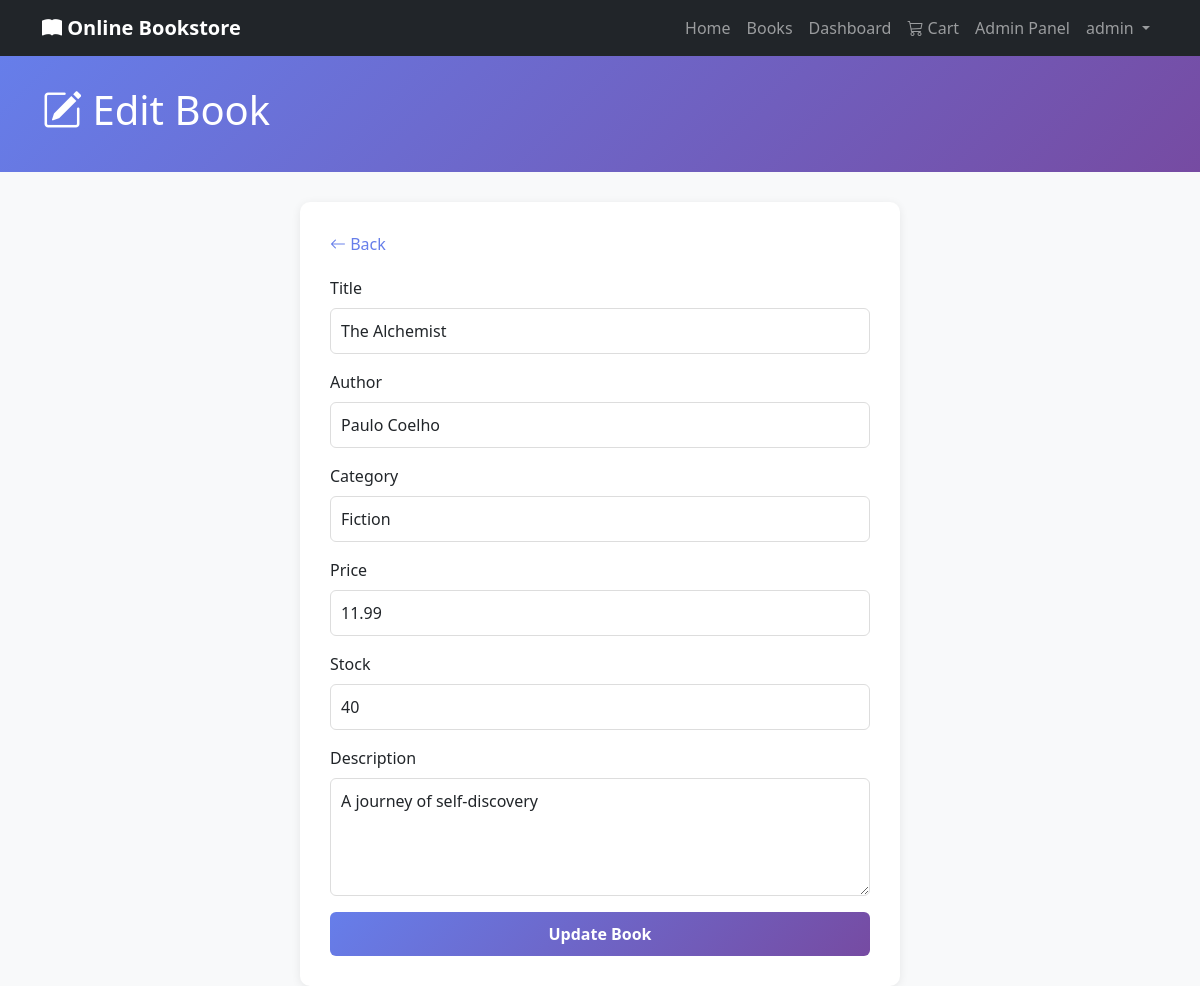
/admin/add-book.php?id=1 (signed in), run on the app's committed database.
### tables this page shows
CREATE TABLE users (
    id INT AUTO_INCREMENT PRIMARY KEY,
    username VARCHAR(50) UNIQUE NOT NULL,
    email VARCHAR(100) UNIQUE NOT NULL,
    password VARCHAR(255) NOT NULL,
    role ENUM('user', 'admin') DEFAULT 'user',
    created_at TIMESTAMP DEFAULT CURRENT_TIMESTAMP,
    updated_at TIMESTAMP DEFAULT CURRENT_TIMESTAMP ON UPDATE CURRENT_TIMESTAMP
);

CREATE TABLE books (
    id INT AUTO_INCREMENT PRIMARY KEY,
    title VARCHAR(255) NOT NULL,
    author VARCHAR(100) NOT NULL,
    category VARCHAR(50) NOT NULL,
    price DECIMAL(10, 2) NOT NULL,
    description TEXT,
    stock INT DEFAULT 0,
    cover_image VARCHAR(255),
    created_at TIMESTAMP DEFAULT CURRENT_TIMESTAMP,
    updated_at TIMESTAMP DEFAULT CURRENT_TIMESTAMP ON UPDATE CURRENT_TIMESTAMP,
    INDEX idx_category (category),
    INDEX idx_price (price)
);

### includes/functions.php (called while the page is built, shortened)
<?php
require_once 'db.php';
function isLoggedIn() {
    return isset($_SESSION['user_id']);
}
function isAdmin() {
    return isset($_SESSION['role']) && $_SESSION['role'] === 'admin';
}
function getUserById($id) {
    return fetchOne("SELECT id, username, email, role FROM users WHERE id = ?", [$id], "i");
}
function getCurrentUser() {
    return getUserById($_SESSION['user_id']);
}
function getBookById($id) {
    return fetchOne("SELECT * FROM books WHERE id = ?", [$id], "i");
}
function getCategoriesList() {
    return ['Fiction', 'Non-Fiction', 'Self-Help', 'Science', 'History', 'Biography'];
}
?>

### includes/db.php (called while the page is built, shortened)
<?php
$conn = new mysqli(DB_HOST, DB_USER, DB_PASS, DB_NAME);
$conn->set_charset("utf8");
function executeQuery($query, $params = [], $types = '') {
    global $conn;
    try {
        $stmt = $conn->prepare($query);
    } catch (Throwable $e) {
        return ['success' => false, 'error' => $e->getMessage()];
    }
    if (!empty($params) && !empty($types)) {
        $stmt->bind_param($types, ...$params);
    }
    if ($stmt->execute()) {
        return ['success' => true, 'stmt' => $stmt];
    } else {
        return ['success' => false, 'error' => $stmt->error];
    }
}
function fetchData($query, $params = [], $types = '') {
    $result = executeQuery($query, $params, $types);
    $stmt = $result['stmt'];
    $resultSet = $stmt->get_result();
    $data = [];
    while ($row = $resultSet->fetch_assoc()) {
        $data[] = $row;
    }
    return $data;
}
function fetchOne($query, $params = [], $types = '') {
    $result = fetchData($query, $params, $types);
    return !empty($result) ? $result[0] : null;
}
?>

### admin/add-book.php (the view, shortened to what this page needs)
<?php
require_once '../includes/db.php';
require_once '../includes/functions.php';
$book = null;
$book_id = isset($_GET['id']) ? (int)$_GET['id'] : 0;
if ($book_id) {
    $book = getBookById($book_id);
}
$categories = getCategoriesList();
?>
<!DOCTYPE html>
<html lang="en">
<head>
    <link href="https://cdn.jsdelivr.net/npm/bootstrap@5.3.0/dist/css/bootstrap.min.css" rel="stylesheet">
    <link rel="stylesheet" href="https://cdn.jsdelivr.net/npm/bootstrap-icons@1.11.0/font/bootstrap-icons.css">
</head>
<body>
    <?php include '../includes/navbar.php'; ?>
    <div class="admin-header">
        <div class="container">
            <h1><i class="bi bi-pencil-square"></i> <?php echo $book_id ? 'Edit Book' : 'Add New Book'; ?></h1>
        </div>
    </div>
    <div class="container">
        <div class="form-card">
            <a href="manage-books.php" class="btn-back"><i class="bi bi-arrow-left"></i> Back</a>
            <form method="POST">
                <div class="mb-3">
                    <label class="form-label">Title</label>
                    <input type="text" class="form-control" name="title" value="<?php echo htmlspecialchars($book['title'] ?? ''); ?>" required>
                </div>
                <div class="mb-3">
                    <label class="form-label">Author</label>
                    <input type="text" class="form-control" name="author" value="<?php echo htmlspecialchars($book['author'] ?? ''); ?>" required>
                </div>
                <div class="mb-3">
                    <label class="form-label">Category</label>
                    <select class="form-control" name="category" required>
                        <?php foreach ($categories as $cat): ?>
                            <option value="<?php echo $cat; ?>" <?php echo isset($book) && $book['category'] === $cat ? 'selected' : ''; ?>>
                                <?php echo $cat; ?>
                            </option>
                        <?php endforeach; ?>
                    </select>
                </div>
                <div class="mb-3">
                    <label class="form-label">Price</label>
                    <input type="number" class="form-control" name="price" step="0.01" value="<?php echo htmlspecialchars($book['price'] ?? ''); ?>" required>
                </div>
                <div class="mb-3">
                    <label class="form-label">Stock</label>
                    <input type="number" class="form-control" name="stock" value="<?php echo htmlspecialchars($book['stock'] ?? 0); ?>" required>
                </div>
                <div class="mb-3">
                    <label class="form-label">Description</label>
                    <textarea class="form-control" name="description" rows="4"><?php echo htmlspecialchars($book['description'] ?? ''); ?></textarea>
                </div>
                <button type="submit" class="btn-submit">
                    <?php echo $book_id ? 'Update Book' : 'Add Book'; ?>
                </button>
            </form>
        </div>
    </div>
</body>
</html>

### includes/navbar.php (shortened to what this page needs)
<?php
require_once __DIR__ . '/functions.php';
$current_user = getCurrentUser();
?>
<nav class="navbar navbar-expand-lg navbar-dark bg-dark sticky-top">
    <div class="container">
        <a class="navbar-brand fw-bold" href="<?php echo APP_URL; ?>/">
            <i class="bi bi-book-fill"></i> <?php echo APP_NAME; ?>
        </a>
        <div class="collapse navbar-collapse" id="navbarNav">
            <ul class="navbar-nav ms-auto">
                <li class="nav-item">
                    <a class="nav-link" href="<?php echo APP_URL; ?>/">Home</a>
                </li>
                <li class="nav-item">
                    <a class="nav-link" href="<?php echo APP_URL; ?>/#books">Books</a>
                </li>
                <?php if (isLoggedIn()): ?>
                    <li class="nav-item">
                        <a class="nav-link" href="<?php echo APP_URL; ?>/dashboard/">Dashboard</a>
                    </li>
                    <li class="nav-item">
                        <a class="nav-link" href="<?php echo APP_URL; ?>/dashboard/">
                            <i class="bi bi-cart3"></i> Cart
                        </a>
                    </li>
                    <?php if (isAdmin()): ?>
                        <li class="nav-item">
                            <a class="nav-link" href="<?php echo APP_URL; ?>/admin/">Admin Panel</a>
                        </li>
                    <?php endif; ?>
                    <li class="nav-item dropdown">
                        <a class="nav-link dropdown-toggle" href="#" id="userDropdown" role="button" data-bs-toggle="dropdown">
                            <?php echo htmlspecialchars($current_user['username']); ?>
                        </a>
                    </li>
                <?php endif; ?>
            </ul>
        </div>
    </div>
</nav>

### admin/add-book.php (style rules this page uses)
body { background-color: #f8f9fa; }
.admin-header { background: linear-gradient(135deg, #667eea 0%, #764ba2 100%); color: white; padding: 30px 0; margin-bottom: 30px; }
.form-card { background: white; border-radius: 10px; box-shadow: 0 2px 10px rgba(0, 0, 0, 0.08); padding: 30px; max-width: 600px; margin: 0 auto; }
.form-control { border-radius: 6px; border: 1px solid #ddd; padding: 10px; margin-bottom: 15px; }
.btn-submit { background: linear-gradient(135deg, #667eea 0%, #764ba2 100%); border: none; color: white; padding: 10px 30px; border-radius: 6px; font-weight: bold; width: 100%; }
.btn-back { color: #667eea; text-decoration: none; margin-bottom: 20px; display: inline-block; }

### data on the page
users: username "admin"
books: title "The Alchemist", author "Paulo Coelho", category "Fiction", price "11.99", stock "40", description "A journey of self-discovery"

### other printed values
APP_NAME "Online Bookstore"
